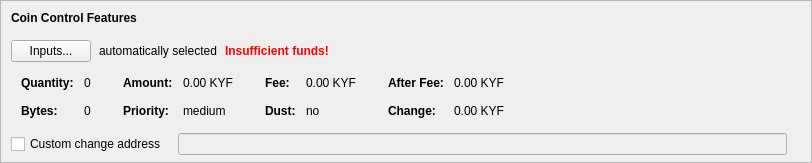
    <widget class="QFrame" name="frameCoinControl">
     <property name="sizePolicy">
      <sizepolicy hsizetype="Expanding" vsizetype="Expanding">
       <horstretch>0</horstretch>
       <verstretch>0</verstretch>
      </sizepolicy>
     </property>
     <property name="maximumSize">
      <size>
       <width>16777215</width>
       <height>16777215</height>
      </size>
     </property>
     <property name="frameShape">
      <enum>QFrame::StyledPanel</enum>
     </property>
     <property name="frameShadow">
      <enum>QFrame::Sunken</enum>
     </property>
     <layout class="QVBoxLayout" name="verticalLayoutCoinControl2">
      <property name="spacing">
       <number>0</number>
      </property>
      <property name="leftMargin">
       <number>0</number>
      </property>
      <property name="topMargin">
       <number>0</number>
      </property>
      <property name="rightMargin">
       <number>0</number>
      </property>
      <property name="bottomMargin">
       <number>6</number>
      </property>
      <item>
       <layout class="QVBoxLayout" name="verticalLayoutCoinControl" stretch="0,0,0,0,1">
        <property name="spacing">
         <number>0</number>
        </property>
        <property name="leftMargin">
         <number>10</number>
        </property>
        <property name="topMargin">
         <number>10</number>
        </property>
        <item>
         <layout class="QHBoxLayout" name="horizontalLayoutCoinControl1">
          <property name="bottomMargin">
           <number>15</number>
          </property>
          <item>
           <widget class="QLabel" name="labelCoinControlFeatures">
            <property name="sizePolicy">
             <sizepolicy hsizetype="Preferred" vsizetype="Maximum">
              <horstretch>0</horstretch>
              <verstretch>0</verstretch>
             </sizepolicy>
            </property>
            <property name="font">
             <font>
              <weight>75</weight>
              <bold>true</bold>
             </font>
            </property>
            <property name="styleSheet">
             <string notr="true">font-weight:bold;</string>
            </property>
            <property name="text">
             <string>Coin Control Features</string>
            </property>
           </widget>
          </item>
         </layout>
        </item>
        <item>
         <layout class="QHBoxLayout" name="horizontalLayoutCoinControl2" stretch="0,0,0,0">
          <property name="spacing">
           <number>8</number>
          </property>
          <property name="bottomMargin">
           <number>10</number>
          </property>
          <item>
           <widget class="QPushButton" name="pushButtonCoinControl">
            <property name="styleSheet">
             <string notr="true"/>
            </property>
            <property name="text">
             <string>Inputs...</string>
            </property>
            <property name="autoDefault">
             <bool>false</bool>
            </property>
           </widget>
          </item>
          <item>
           <widget class="QLabel" name="labelCoinControlAutomaticallySelected">
            <property name="text">
             <string>automatically selected</string>
            </property>
            <property name="margin">
             <number>5</number>
            </property>
           </widget>
          </item>
          <item>
           <widget class="QLabel" name="labelCoinControlInsuffFunds">
            <property name="font">
             <font>
              <weight>75</weight>
              <bold>true</bold>
             </font>
            </property>
            <property name="styleSheet">
             <string notr="true">color:red;font-weight:bold;</string>
            </property>
            <property name="text">
             <string>Insufficient funds!</string>
            </property>
            <property name="margin">
             <number>5</number>
            </property>
           </widget>
          </item>
          <item>
           <spacer name="horizontalSpacerCoinControl">
            <property name="orientation">
             <enum>Qt::Horizontal</enum>
            </property>
            <property name="sizeHint" stdset="0">
             <size>
              <width>40</width>
              <height>1</height>
             </size>
            </property>
           </spacer>
          </item>
         </layout>
        </item>
        <item>
         <widget class="QWidget" name="widgetCoinControl" native="true">
          <property name="sizePolicy">
           <sizepolicy hsizetype="Preferred" vsizetype="Preferred">
            <horstretch>0</horstretch>
            <verstretch>0</verstretch>
           </sizepolicy>
          </property>
          <property name="minimumSize">
           <size>
            <width>0</width>
            <height>0</height>
           </size>
          </property>
          <property name="styleSheet">
           <string notr="true"/>
          </property>
          <layout class="QHBoxLayout" name="horizontalLayoutCoinControl5">
           <property name="leftMargin">
            <number>0</number>
           </property>
           <property name="topMargin">
            <number>0</number>
           </property>
           <property name="rightMargin">
            <number>0</number>
           </property>
           <property name="bottomMargin">
            <number>0</number>
           </property>
           <item>
            <layout class="QHBoxLayout" name="horizontalLayoutCoinControl3" stretch="0,0,0,1">
             <property name="spacing">
              <number>20</number>
             </property>
             <property name="topMargin">
              <number>0</number>
             </property>
             <property name="bottomMargin">
              <number>10</number>
             </property>
             <item>
              <layout class="QFormLayout" name="formLayoutCoinControl1">
               <property name="horizontalSpacing">
                <number>10</number>
               </property>
               <property name="verticalSpacing">
                <number>14</number>
               </property>
               <property name="leftMargin">
                <number>10</number>
               </property>
               <property name="topMargin">
                <number>4</number>
               </property>
               <property name="rightMargin">
                <number>6</number>
               </property>
               <item row="0" column="0">
                <widget class="QLabel" name="labelCoinControlQuantityText">
                 <property name="font">
                  <font>
                   <weight>75</weight>
                   <bold>true</bold>
                  </font>
                 </property>
                 <property name="text">
                  <string>Quantity:</string>
                 </property>
                 <property name="margin">
                  <number>0</number>
                 </property>
                </widget>
               </item>
               <item row="0" column="1">
                <widget class="QLabel" name="labelCoinControlQuantity">
                 <property name="cursor">
                  <cursorShape>IBeamCursor</cursorShape>
                 </property>
                 <property name="contextMenuPolicy">
                  <enum>Qt::ActionsContextMenu</enum>
                 </property>
                 <property name="text">
                  <string notr="true">0</string>
                 </property>
                 <property name="margin">
                  <number>0</number>
                 </property>
                 <property name="textInteractionFlags">
                  <set>Qt::LinksAccessibleByMouse|Qt::TextSelectableByKeyboard|Qt::TextSelectableByMouse</set>
                 </property>
                </widget>
               </item>
               <item row="1" column="0">
                <widget class="QLabel" name="labelCoinControlBytesText">
                 <property name="font">
                  <font>
                   <weight>75</weight>
                   <bold>true</bold>
                  </font>
                 </property>
                 <property name="text">
                  <string>Bytes:</string>
                 </property>
                </widget>
               </item>
               <item row="1" column="1">
                <widget class="QLabel" name="labelCoinControlBytes">
                 <property name="cursor">
                  <cursorShape>IBeamCursor</cursorShape>
                 </property>
                 <property name="contextMenuPolicy">
                  <enum>Qt::ActionsContextMenu</enum>
                 </property>
                 <property name="text">
                  <string notr="true">0</string>
                 </property>
                 <property name="textInteractionFlags">
                  <set>Qt::LinksAccessibleByMouse|Qt::TextSelectableByKeyboard|Qt::TextSelectableByMouse</set>
                 </property>
                </widget>
               </item>
              </layout>
             </item>
             <item>
              <layout class="QFormLayout" name="formLayoutCoinControl2">
               <property name="horizontalSpacing">
                <number>10</number>
               </property>
               <property name="verticalSpacing">
                <number>14</number>
               </property>
               <property name="leftMargin">
                <number>6</number>
               </property>
               <property name="topMargin">
                <number>4</number>
               </property>
               <property name="rightMargin">
                <number>6</number>
               </property>
               <item row="0" column="0">
                <widget class="QLabel" name="labelCoinControlAmountText">
                 <property name="font">
                  <font>
                   <weight>75</weight>
                   <bold>true</bold>
                  </font>
                 </property>
                 <property name="text">
                  <string>Amount:</string>
                 </property>
                 <property name="margin">
                  <number>0</number>
                 </property>
                </widget>
               </item>
               <item row="0" column="1">
                <widget class="QLabel" name="labelCoinControlAmount">
                 <property name="cursor">
                  <cursorShape>IBeamCursor</cursorShape>
                 </property>
                 <property name="contextMenuPolicy">
                  <enum>Qt::ActionsContextMenu</enum>
                 </property>
                 <property name="text">
                  <string notr="true">0.00 KYF</string>
                 </property>
                 <property name="textInteractionFlags">
                  <set>Qt::LinksAccessibleByMouse|Qt::TextSelectableByKeyboard|Qt::TextSelectableByMouse</set>
                 </property>
                </widget>
               </item>
               <item row="1" column="0">
                <widget class="QLabel" name="labelCoinControlPriorityText">
                 <property name="font">
                  <font>
                   <weight>75</weight>
                   <bold>true</bold>
                  </font>
                 </property>
                 <property name="text">
                  <string>Priority:</string>
                 </property>
                </widget>
               </item>
               <item row="1" column="1">
                <widget class="QLabel" name="labelCoinControlPriority">
                 <property name="cursor">
                  <cursorShape>IBeamCursor</cursorShape>
                 </property>
                 <property name="contextMenuPolicy">
                  <enum>Qt::ActionsContextMenu</enum>
                 </property>
                 <property name="text">
                  <string notr="true">medium</string>
                 </property>
                 <property name="textInteractionFlags">
                  <set>Qt::LinksAccessibleByMouse|Qt::TextSelectableByKeyboard|Qt::TextSelectableByMouse</set>
                 </property>
                </widget>
               </item>
              </layout>
             </item>
             <item>
              <layout class="QFormLayout" name="formLayoutCoinControl3">
               <property name="horizontalSpacing">
                <number>10</number>
               </property>
               <property name="verticalSpacing">
                <number>14</number>
               </property>
               <property name="leftMargin">
                <number>6</number>
               </property>
               <property name="topMargin">
                <number>4</number>
               </property>
               <property name="rightMargin">
                <number>6</number>
               </property>
               <item row="0" column="0">
                <widget class="QLabel" name="labelCoinControlFeeText">
                 <property name="font">
                  <font>
                   <weight>75</weight>
                   <bold>true</bold>
                  </font>
                 </property>
                 <property name="text">
                  <string>Fee:</string>
                 </property>
                 <property name="margin">
                  <number>0</number>
                 </property>
                </widget>
               </item>
               <item row="0" column="1">
                <widget class="QLabel" name="labelCoinControlFee">
                 <property name="cursor">
                  <cursorShape>IBeamCursor</cursorShape>
                 </property>
                 <property name="contextMenuPolicy">
                  <enum>Qt::ActionsContextMenu</enum>
                 </property>
                 <property name="text">
                  <string notr="true">0.00 KYF</string>
                 </property>
                 <property name="textInteractionFlags">
                  <set>Qt::LinksAccessibleByMouse|Qt::TextSelectableByKeyboard|Qt::TextSelectableByMouse</set>
                 </property>
                </widget>
               </item>
               <item row="1" column="0">
                <widget class="QLabel" name="labelCoinControlLowOutputText">
                 <property name="font">
                  <font>
                   <weight>75</weight>
                   <bold>true</bold>
                  </font>
                 </property>
                 <property name="text">
                  <string>Dust:</string>
                 </property>
                </widget>
               </item>
               <item row="1" column="1">
                <widget class="QLabel" name="labelCoinControlLowOutput">
                 <property name="cursor">
                  <cursorShape>IBeamCursor</cursorShape>
                 </property>
                 <property name="contextMenuPolicy">
                  <enum>Qt::ActionsContextMenu</enum>
                 </property>
                 <property name="text">
                  <string notr="true">no</string>
                 </property>
                 <property name="textInteractionFlags">
                  <set>Qt::LinksAccessibleByMouse|Qt::TextSelectableByKeyboard|Qt::TextSelectableByMouse</set>
                 </property>
                </widget>
               </item>
              </layout>
             </item>
             <item>
              <layout class="QFormLayout" name="formLayoutCoinControl4">
               <property name="horizontalSpacing">
                <number>10</number>
               </property>
               <property name="verticalSpacing">
                <number>14</number>
               </property>
               <property name="leftMargin">
                <number>6</number>
               </property>
               <property name="topMargin">
                <number>4</number>
               </property>
               <property name="rightMargin">
                <number>6</number>
               </property>
               <item row="0" column="0">
                <widget class="QLabel" name="labelCoinControlAfterFeeText">
                 <property name="font">
                  <font>
                   <weight>75</weight>
                   <bold>true</bold>
                  </font>
                 </property>
                 <property name="text">
                  <string>After Fee:</string>
                 </property>
                 <property name="margin">
                  <number>0</number>
                 </property>
                </widget>
               </item>
               <item row="0" column="1">
                <widget class="QLabel" name="labelCoinControlAfterFee">
                 <property name="cursor">
                  <cursorShape>IBeamCursor</cursorShape>
                 </property>
                 <property name="contextMenuPolicy">
                  <enum>Qt::ActionsContextMenu</enum>
                 </property>
                 <property name="text">
                  <string notr="true">0.00 KYF</string>
                 </property>
                 <property name="textInteractionFlags">
                  <set>Qt::LinksAccessibleByMouse|Qt::TextSelectableByKeyboard|Qt::TextSelectableByMouse</set>
                 </property>
                </widget>
               </item>
               <item row="1" column="0">
                <widget class="QLabel" name="labelCoinControlChangeText">
                 <property name="font">
                  <font>
                   <weight>75</weight>
                   <bold>true</bold>
                  </font>
                 </property>
                 <property name="text">
                  <string>Change:</string>
                 </property>
                </widget>
               </item>
               <item row="1" column="1">
                <widget class="QLabel" name="labelCoinControlChange">
                 <property name="cursor">
                  <cursorShape>IBeamCursor</cursorShape>
                 </property>
                 <property name="contextMenuPolicy">
                  <enum>Qt::ActionsContextMenu</enum>
                 </property>
                 <property name="text">
                  <string notr="true">0.00 KYF</string>
                 </property>
                 <property name="textInteractionFlags">
                  <set>Qt::LinksAccessibleByMouse|Qt::TextSelectableByKeyboard|Qt::TextSelectableByMouse</set>
                 </property>
                </widget>
               </item>
              </layout>
             </item>
            </layout>
           </item>
          </layout>
         </widget>
        </item>
        <item>
         <layout class="QHBoxLayout" name="horizontalLayoutCoinControl4" stretch="0,0,0">
          <property name="spacing">
           <number>12</number>
          </property>
          <property name="sizeConstraint">
           <enum>QLayout::SetDefaultConstraint</enum>
          </property>
          <property name="topMargin">
           <number>5</number>
          </property>
          <property name="rightMargin">
           <number>5</number>
          </property>
          <item>
           <widget class="QCheckBox" name="checkBoxCoinControlChange">
            <property name="toolTip">
             <string>If this is activated, but the change address is empty or invalid, change will be sent to a newly generated address.</string>
            </property>
            <property name="text">
             <string>Custom change address</string>
            </property>
           </widget>
          </item>
          <item>
           <widget class="QValidatedLineEdit" name="lineEditCoinControlChange">
            <property name="enabled">
             <bool>false</bool>
            </property>
            <property name="sizePolicy">
             <sizepolicy hsizetype="Expanding" vsizetype="Fixed">
              <horstretch>0</horstretch>
              <verstretch>0</verstretch>
             </sizepolicy>
            </property>
           </widget>
          </item>
          <item>
           <widget class="QLabel" name="labelCoinControlChangeLabel">
            <property name="sizePolicy">
             <sizepolicy hsizetype="Preferred" vsizetype="Expanding">
              <horstretch>0</horstretch>
              <verstretch>0</verstretch>
             </sizepolicy>
            </property>
            <property name="minimumSize">
             <size>
              <width>0</width>
              <height>0</height>
             </size>
            </property>
            <property name="text">
             <string/>
            </property>
            <property name="margin">
             <number>3</number>
            </property>
           </widget>
          </item>
         </layout>
        </item>
        <item>
         <spacer name="verticalSpacerCoinControl">
          <property name="orientation">
           <enum>Qt::Vertical</enum>
          </property>
          <property name="sizeHint" stdset="0">
           <size>
            <width>800</width>
            <height>1</height>
           </size>
          </property>
         </spacer>
        </item>
       </layout>
      </item>
     </layout>
    </widget>
